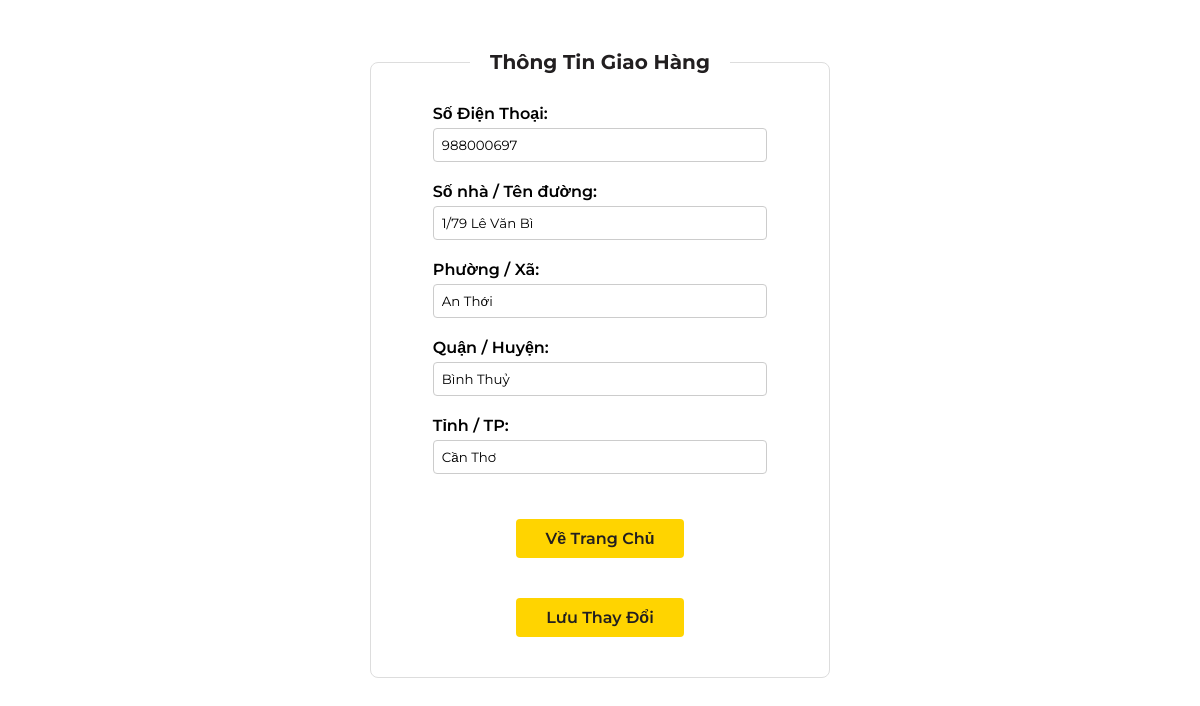
The page /edit-profile.php (signed in) on the database its author committed.
### tables this page shows
CREATE TABLE `user_des` (
  `user_des_id` int(11) NOT NULL,
  `user_id` varchar(10) NOT NULL,
  `SDT` int(10) NOT NULL,
  `soNhaTenDuong` varchar(100) NOT NULL,
  `phuongXa` varchar(100) NOT NULL,
  `quanHuyen` varchar(100) NOT NULL,
  `tinhTP` varchar(100) NOT NULL
);

### edit-profile.php (the view, shortened to what this page needs)
<!DOCTYPE html>
<html lang="en">
<head>
</head>
<body>
    <?php
    if (isset($_SESSION['user_id'])) {
        $loggedInUserId = $_SESSION['user_id'];
        $servername = "localhost";
        $username = "root";
        $password = "";
        $dbname = "z9milktea";
        $conn = new mysqli($servername, $username, $password, $dbname);
        $selectQuery = "SELECT * FROM user_des WHERE user_id = '$loggedInUserId'";
        $result = $conn->query($selectQuery);
        if ($result->num_rows > 0) {
            $row = $result->fetch_assoc();
            $soDienThoaiValue = $row['SDT'];
            $soNhaTenDuongValue = $row['soNhaTenDuong'];
            $phuongXaValue = $row['phuongXa'];
            $quanHuyenValue = $row['quanHuyen'];
            $tinhTPValue = $row['tinhTP'];
        }
    }
    ?>
    <fieldset>
        <legend>Thông Tin Giao Hàng</legend>
        <form method="POST">
            <div class="container-address-top">
                <div>
                    <label for="">Số Điện Thoại:</label>
                    <input type="text" name="SDT" required value="<?php echo $soDienThoaiValue; ?>">
                </div>
                <div>
                    <label for="">Số nhà / Tên đường:</label>
                    <input type="text" name="soNhaTenDuong" required value="<?php echo $soNhaTenDuongValue; ?>">
                </div>
                <div>
                    <label for="">Phường / Xã:</label>
                    <input type="text" name="phuongXa" required value="<?php echo $phuongXaValue; ?>">
                </div>
                <div>
                    <label for="">Quận / Huyện:</label>
                    <input type="text" name="quanHuyen" required value="<?php echo $quanHuyenValue; ?>">
                </div>
                <div>
                    <label for="">Tỉnh / TP:</label>
                    <input type="text" name="tinhTP" required value="<?php echo $tinhTPValue; ?>">
                </div>
            </div>
            <div class="container-btn-edit-profile ">
                <button type="button"><a href="index.php">Về Trang Chủ</a></button>
                <button type="submit">Lưu Thay Đổi</button>
            </div>
        </form>
    </fieldset>
</body>
</html>

### edit-profile.php (style rules this page uses)
* { font-family: 'Montserrat', sans-serif; margin: 0; padding: 0; box-sizing: border-box; }
body { text-align: center; width: 80%; margin: 0px auto; }
fieldset { display: inline-block; padding: 20px 20px; border: 1px solid #ddd; border-radius: 8px; margin: 50px 0 20px 0; width: calc(50% - 20px); box-sizing: border-box; position: relative; background-color: #FFF; }
legend { font-size: 20px; font-weight: bold; color: #221F20; padding: 0 20px; }
form { flex-wrap: wrap; justify-content: space-between; }
.container-user-name, .container-email, .container-pass, .container-address-top, .container-address { margin-bottom: 15px; width: 100%; }
.container-user-name, .container-email, .container-pass, .container-address-top>div, .container-address>div { width: 80%; margin: 0px auto; display: flex; flex-direction: column; }
.container-user-name label, .container-email label, .container-pass label, .container-address-top>div>label, .container-address>div>label { margin: 10px 0 5px 0; font-weight: 600; text-align: left; }
input { padding: 8px; margin-bottom: 10px; border: 1px solid #ccc; border-radius: 4px; width: 100%; }
.container-btn-edit-profile { display: block; }
button a { color: #221F20; text-decoration: none; }
button { background-color: #FFD400; color: #221F20; padding: 10px 30px; border: none; border-radius: 4px; cursor: pointer; font-size: 16px; font-weight: 600; margin-top: 20px; transition: color 0.3s ease, background-color 0.3s ease; overflow: hidden; position: relative; margin: 20px 20px; }
button::before { content: ""; position: absolute; top: 0; left: -100%; width: 100%; height: 100%; background: linear-gradient(to right, transparent, #221F20); transition: left 0.5s ease-in-out; }

### rows shown on the page
user_des: SDT "988000697", soNhaTenDuong "1/79 Lê Văn Bì", phuongXa "An Thới", quanHuyen "Bình Thuỷ", tinhTP "Cần Thơ"
